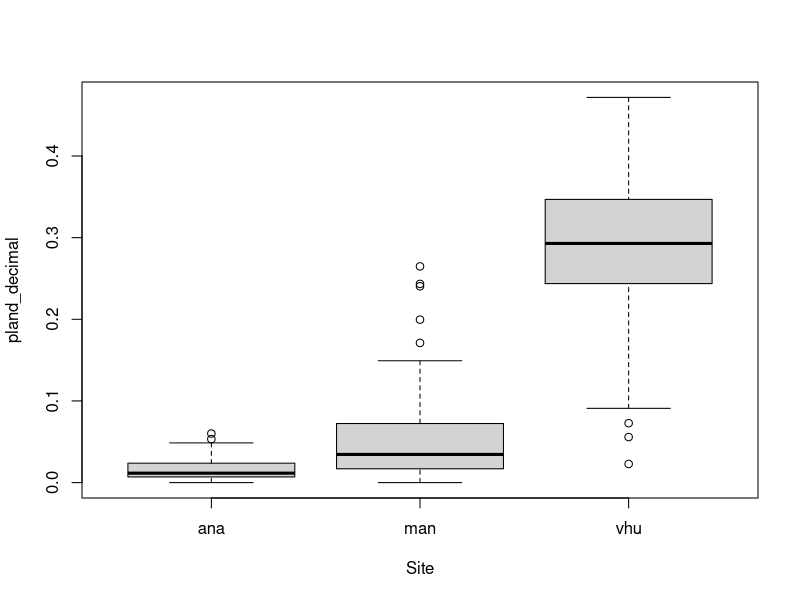
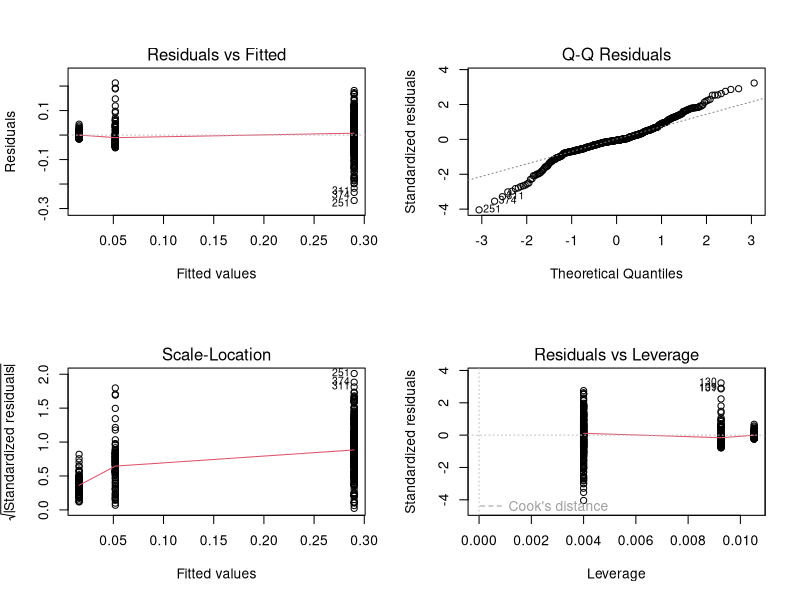
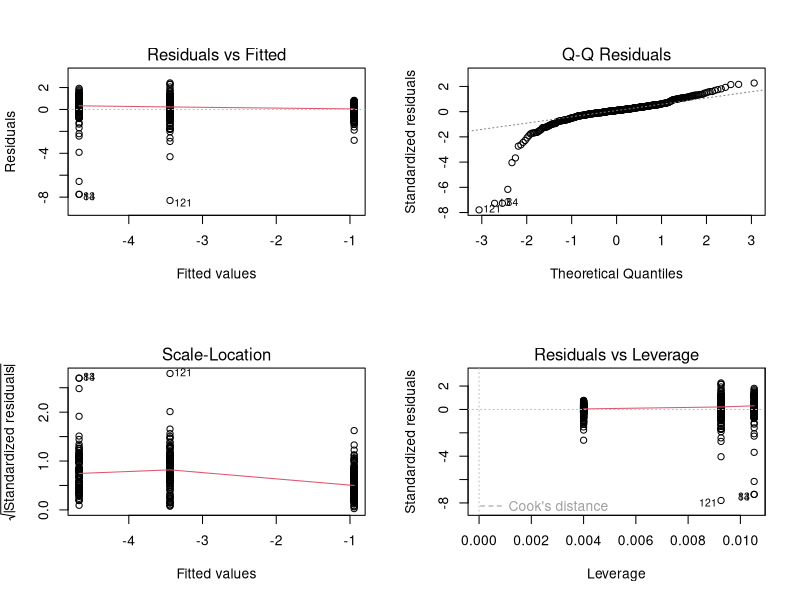

Write R code to recreate these figures, in order.
## ---- chunk 1
require(tidyverse)
require(car)
## ---- chunk 2
p_cover = read_csv('LSMclassGrid.csv') %>% 
  group_by(Site) %>%
  mutate(
    pland_decimal = pland*0.01
  ) %>%
  mutate_at(vars(Site, cover, plot_id), factor)
## ---- chunk 3
plot(pland_decimal ~ Site, data = p_cover)
## ---- chunk 4
p_cover_mod.lm1 <- lm(pland_decimal ~ Site, data = p_cover)
summary(p_cover_mod.lm1)
## ---- chunk 5
par(mfrow = c(2, 2))
plot(p_cover_mod.lm1)
## ---- chunk 6
Anova(p_cover_mod.lm1, type = "III")
## ---- chunk 7
p_cover_mod.lm2 <- lm(logit(pland_decimal) ~ Site, data = p_cover)
summary(p_cover_mod.lm2)
## ---- chunk 8
par(mfrow = c(2, 2))
plot(p_cover_mod.lm2)
## ---- chunk 9
Anova(p_cover_mod.lm2, type = "III")
